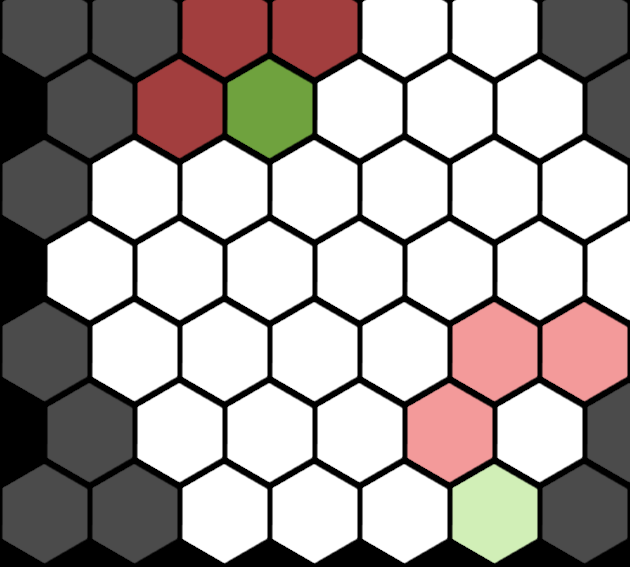

This is a level from a 2D game, rendered from its Tiled map with the project's own tilesets. A one-line summary and the complete map file follow:
An orthogonal 14x7 tile map with 45x81 px tiles, 1 tile layer (Tile Layer 1).

<map version="1.0" orientation="orthogonal" renderorder="right-down" width="14" height="7" tilewidth="45" tileheight="81">
 <tileset firstgid="1" name="Tile" tilewidth="90" tileheight="106">
  <image source="../images/Tile.png" width="720" height="212" />
 </tileset>
 <layer name="Tile Layer 1" width="14" height="7">
  <data>
   <tile gid="1" />
   <tile gid="0" />
   <tile gid="1" />
   <tile gid="0" />
   <tile gid="3" />
   <tile gid="0" />
   <tile gid="3" />
   <tile gid="0" />
   <tile gid="2" />
   <tile gid="0" />
   <tile gid="2" />
   <tile gid="0" />
   <tile gid="1" />
   <tile gid="0" />
   <tile gid="0" />
   <tile gid="1" />
   <tile gid="0" />
   <tile gid="3" />
   <tile gid="0" />
   <tile gid="4" />
   <tile gid="0" />
   <tile gid="2" />
   <tile gid="0" />
   <tile gid="2" />
   <tile gid="0" />
   <tile gid="2" />
   <tile gid="0" />
   <tile gid="1" />
   <tile gid="1" />
   <tile gid="0" />
   <tile gid="2" />
   <tile gid="0" />
   <tile gid="2" />
   <tile gid="0" />
   <tile gid="2" />
   <tile gid="0" />
   <tile gid="2" />
   <tile gid="0" />
   <tile gid="2" />
   <tile gid="0" />
   <tile gid="2" />
   <tile gid="0" />
   <tile gid="0" />
   <tile gid="2" />
   <tile gid="0" />
   <tile gid="2" />
   <tile gid="0" />
   <tile gid="2" />
   <tile gid="0" />
   <tile gid="2" />
   <tile gid="0" />
   <tile gid="2" />
   <tile gid="0" />
   <tile gid="2" />
   <tile gid="0" />
   <tile gid="2" />
   <tile gid="1" />
   <tile gid="0" />
   <tile gid="2" />
   <tile gid="0" />
   <tile gid="2" />
   <tile gid="0" />
   <tile gid="2" />
   <tile gid="0" />
   <tile gid="2" />
   <tile gid="0" />
   <tile gid="11" />
   <tile gid="0" />
   <tile gid="11" />
   <tile gid="0" />
   <tile gid="0" />
   <tile gid="1" />
   <tile gid="0" />
   <tile gid="2" />
   <tile gid="0" />
   <tile gid="2" />
   <tile gid="0" />
   <tile gid="2" />
   <tile gid="0" />
   <tile gid="11" />
   <tile gid="0" />
   <tile gid="2" />
   <tile gid="0" />
   <tile gid="1" />
   <tile gid="1" />
   <tile gid="0" />
   <tile gid="1" />
   <tile gid="0" />
   <tile gid="2" />
   <tile gid="0" />
   <tile gid="2" />
   <tile gid="0" />
   <tile gid="2" />
   <tile gid="0" />
   <tile gid="12" />
   <tile gid="0" />
   <tile gid="1" />
   <tile gid="0" />
  </data>
 </layer>
</map>
